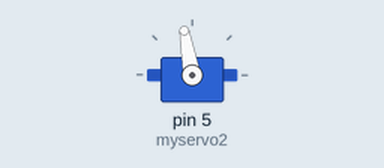
Recording of a sketch running on a simulated Arduino Uno, built with avr-gcc and run on an emulated ATmega328P. On the bench: servo.

Above: at 0.05 s.
Timing chart, 0 to 3.0 s (numbered marks = the images above):
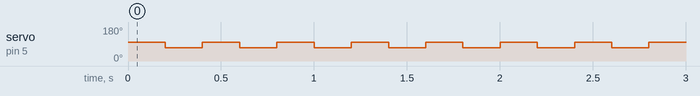

The sketch:

servotest.ino
```cpp
#include <Servo.h>

Servo myservo;
Servo myservo2;

//int x[] = {1, 2, 3, 4, 5};

void setup() {
  //pinMode(LED, OUTPUT);
  //Serial3.begin(115200);
  myservo2.attach(5);

}

void loop() {
  hit();

}


void hit(){

  myservo2.write(100); //Up (80 before)
  delay(200);
  myservo2.write(70); //Down (103 before)
  delay(200);

}
```

Measured:
- by itself, servo on pin 5 (myservo2): alternates 100° for 0.20 s and 70° for 0.20 s
